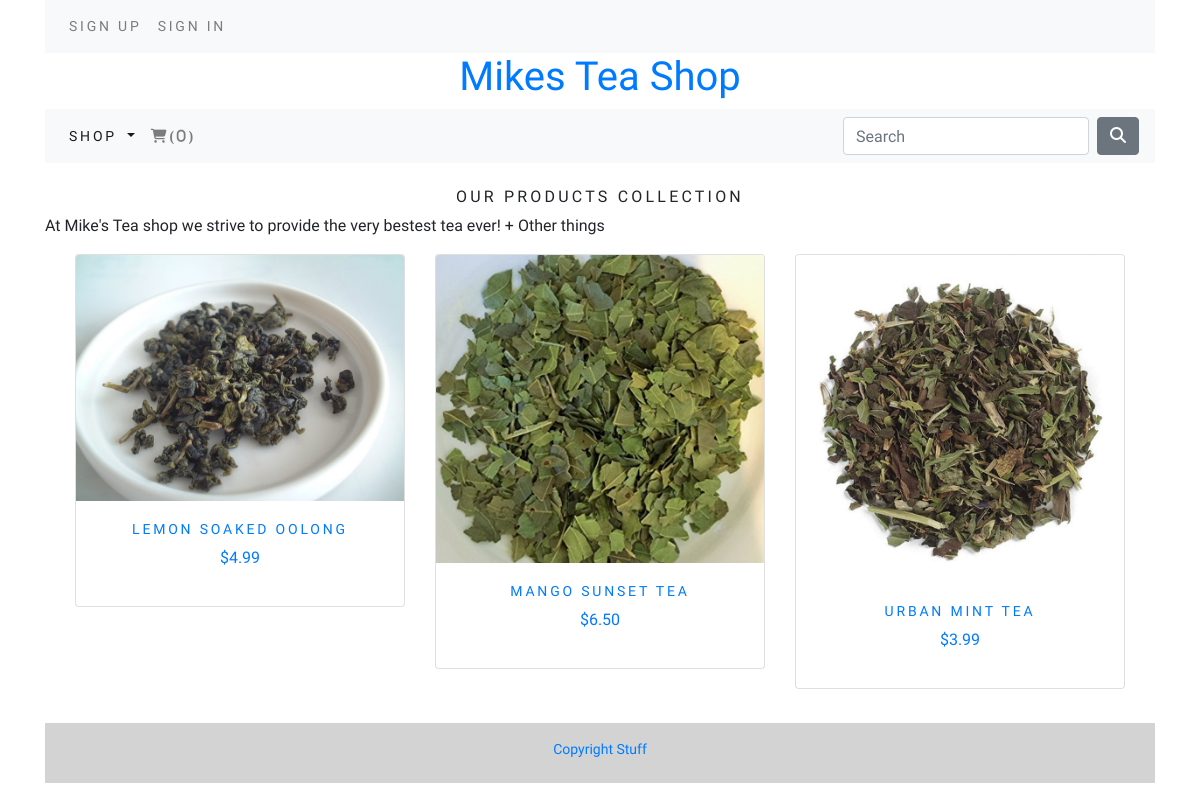
The app's page /shop/, older data.
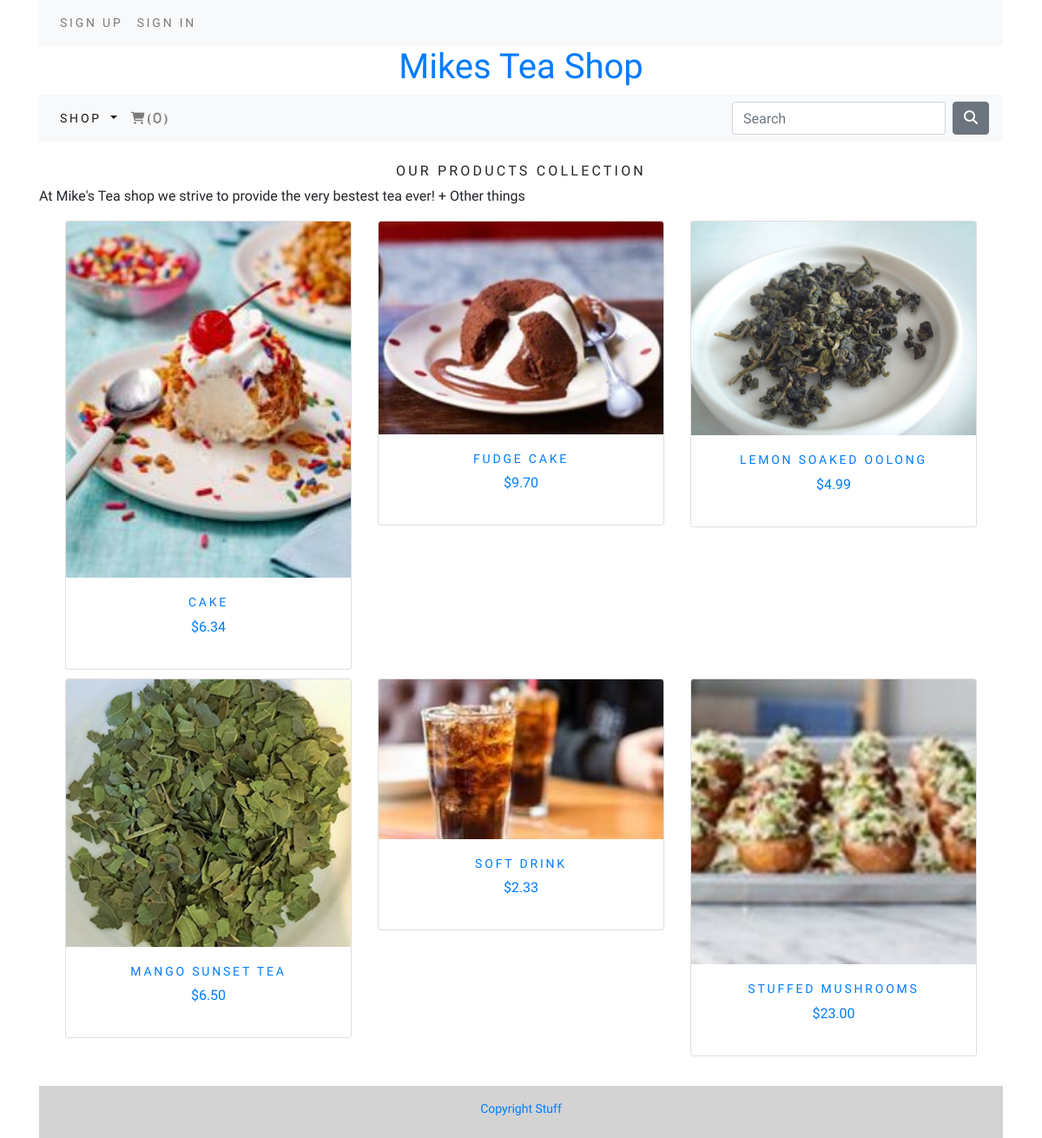
The same page, newer data.
### shop/models.py (models this page shows, shortened)
class Product(models.Model):
    name = models.CharField(max_length=250, unique=True)
    slug = models.SlugField(max_length=250, unique=True)
    description = models.TextField(blank=True)
    Category = models.ForeignKey(Category, on_delete=models.CASCADE)
    price = models.DecimalField(max_digits=10, decimal_places=2)
    image = models.ImageField(upload_to='product', blank = True, default='/static/media/category/herbal-tea.jpg')
    stock = models.IntegerField()
    available = models.BooleanField(default=True)
    created = models.DateTimeField(auto_now_add=True)
    updated = models.DateTimeField(auto_now = True)
    class Meta:
        ordering = ('name',)
        verbose_name = 'product'
        verbose_name_plural = 'products'
    def get_url(self):
        return reverse('shop:ProdCatDetail', args=[self.Category.slug,self.slug])

### shop/views.py (the view)
# urls.py: path('', views.allProdCat, name='allProdCat'),
def allProdCat(request, c_slug = None):
    catPage = None
    products = None
    if c_slug != None:
        catPage = get_object_or_404(Category, slug = c_slug)
        productsList = Product.objects.filter(Category=catPage,available=True)
    else:
        productsList = Product.objects.all().filter(available=True)
    pr = Paginator(productsList, 6)
    try:
        page = int(request.GET.get('page','1'))
    except:
        page = 1
    try:
        products = pr.page(page)
    except(EmptyPage, InvalidPage):
        products = pr.page(pr.num_pages)
    return render(request, 'shop/category.html',{'Category' : catPage, 'products' : products})

### cart/context_processors.py (called while the page is built)
def counter(request):
    item_count = 0
    if 'admin' in request.path:
        return {}
    else:
        try:
            cart = Cart.objects.filter(cart_id=_cart_id(request))
            cart_items = CartItem.objects.all().filter(cart=cart[:1])
            for cart_item in cart_items:
                item_count += cart_item.quantity
        except Cart.DoesNotExist:
            item_count = 0
    return dict(item_count = item_count)

### cart/views.py (called while the page is built)
def _cart_id(request):
    cart = request.session.session_key
    if not cart:
        cart = request.session.create()
    return cart

### shop/context_processor.py (called while the page is built)
def menu_links(request):
    links = Category.objects.all()
    return dict(links=links)

### shop/models.py (called while the page is built)
    def get_url(self):
        return reverse('shop:products_by_category', args=[self.slug])

### shop/templates/shop/category.html (shortened to what this page needs)
{% extends "base.html" %}
{% load staticfiles %}
{% block content %}
        {% if Category %}
            <img class ="my_image" src = "{{Category.image.url}}" alt="{{Category.name}}">
    </div>
    <br>
    <div>
        <h1 class = "text-center my_title">{{Category.name}}</h1>
        <p class = "text-justify">{{Category.description}}</p>
    </div>
    {% else %}
        <br>
        <div>
        <h1 class = "text-center my_title">Our products Collection</h1>
        <p class = "text-justify">At Mike's Tea shop we strive to provide the very bestest tea ever! + Other things</p>
    </div>
    {% endif %}
    <div class = "container">
        <div class = "row mx-auto">
        {% for product in products.object_list %}
            <div class = "my_bottom_margin col-9 col-sm-12 col-md-4 col-md-12 col-lg-4">
                <div class="card text-center" style="min-width: 18rem;">
                    {% if product.image %}
                    <a href = "{{product.get_url}}"><img class="card-img-top my_image"src = "{{product.image.url}}" alt = "{{product.name}}"</a>
                    {% endif %}
                 <div class = "card-body">
                    <h4>{{product.name}}</h4>
                    <p>${{product.price}}</p>
                 </div>
                </div>
            </div>
        {% endfor %}
        </div>
        <div class ="mx-auto">
        <br>
    </div>
{% endblock %}

### shop/templates/shop/base.html (shortened to what this page needs)
{% load staticfiles %}
<!DOCTYPE html>
<html lang = "en">
<head>
    <link rel="stylesheet" href="https://cdn.jsdelivr.net/npm/bootstrap@4.5.3/dist/css/bootstrap.min.css">
    <link rel="stylesheet" href="{% static 'css/custom.css' %}">
</head>
<body>
    <div class="container">
    <div>
        {% include 'top-navbar.html' %}
    </div>
    {% include 'header.html'%}
    {% include 'navbar.html'%}
    {% block content %}
    {% endblock %}
    </div>
    {% include 'footer.html' %}
</body>
</html>

### shop/templates/shop/top-navbar.html
<nav class="navbar navbar-expand-lg navbar-light bg-light">
<div class="navbar-collapse">
    <div class="my_custom_menu navbar-nav mr-auto my_custom_menu ">
        <ul class = "navbar-nav mr-auto my_custom_menu">
            {% if request.user.is_authenticated and request.user.first_name %}
            <li class="nav-item my_custom_menu">
                Welcome, {{ request.user.first_name }} |&nbsp;
            </li>
            <li class="nav-item my_custom_menu">
                <a href="{% url 'signout' %}">Sign out</a>
            </li>
            {% else %}
            <li class="nav-item my_custom_menu">
                <a class="nav-link my_custom_menu" href="{%url 'signup' %}">Sign up</a>
            </li>
            <li class="nav-item">
                <a class="nav-link" href="{% url 'signin' %}"> Sign in</a>
            </li>
            {% endif %}
        </ul>
    </div>
</div>
</nav>

### shop/templates/shop/header.html
{% load staticfiles %}
<header>
    <center>
    <a href ="{%url 'shop:allProdCat'%}"><h1> Mikes Tea Shop </h1></a>
    </center>
</header>

### shop/templates/shop/navbar.html (shortened to what this page needs)
<nav class="navbar navbar-expand-lg navbar-light bg-light">
  <div class="collapse navbar-collapse" id="navbarSupportedContent">
    <ul class="navbar-nav mr-auto">
    <li class="nav-item dropdown {% if 'shop' in request.path %} active {%endif%}">
        <a class="nav-link dropdown-toggle" href="#" id="navbarDropdown" role="button" data-toggle="dropdown" aria-haspopup="true" aria-expanded="false">
          Shop
        </a>
      </li>
      <li class="nav-item">
        <a class="nav-link" href="{% url 'cart:cart_detail'%}"><i class="fas fa-shopping-cart">({{item_count}})</i></a>
      </li>
    </ul>
    <form class="form-inline my-2 my-lg-0" action = "{% url 'search_app:searchResult' %}" method = "get">
        <input class="form-control mr-sm-2" type="search" placeholder="Search" aria-label="Search" name = "q">
        <button class="btn btn-secondary my-2 my-sm-0" type="submit"><i class="fas fa-search"></i></button>
    </form>
  </div>
</nav>

### shop/templates/shop/footer.html
<div class = "footer navbar-fixed-bottom my_footer">
    <p class = "text-center">Copyright Stuff</P>
</div>

### static/css/custom.css (style rules this page uses)
body { font-family: 'Castoro', serif; }
.nav-item { letter-spacing: .2em; font-size: 14px; text-transform: uppercase; }
.my_footer { background-color: lightgray; height: 60px; }
.my_footer p { padding-top: 16px; font-size: 14px; }
.my_image { width: 100%; height: auto; }
.my_title { font-size: 16px; text-transform: uppercase; letter-spacing: .2em; }
.my_bottom_margin { margin-bottom: 10px; }
.card-body h4 { font-size: 14px; text-transform: uppercase; letter-spacing: .2em; }

Row changes from the older to the newer data that the page shows:
no longer on this page (row unchanged): Product: image (picture), name "URBAN MINT TEA", price "3.99"
added Product: image (picture), name "CAKE", price "6.34"
added Product: image (picture), name "FUDGE CAKE", price "9.70"
added Product: image (picture), name "SOFT DRINK", price "2.33"
added Product: image (picture), name "STUFFED MUSHROOMS", price "23.00"
